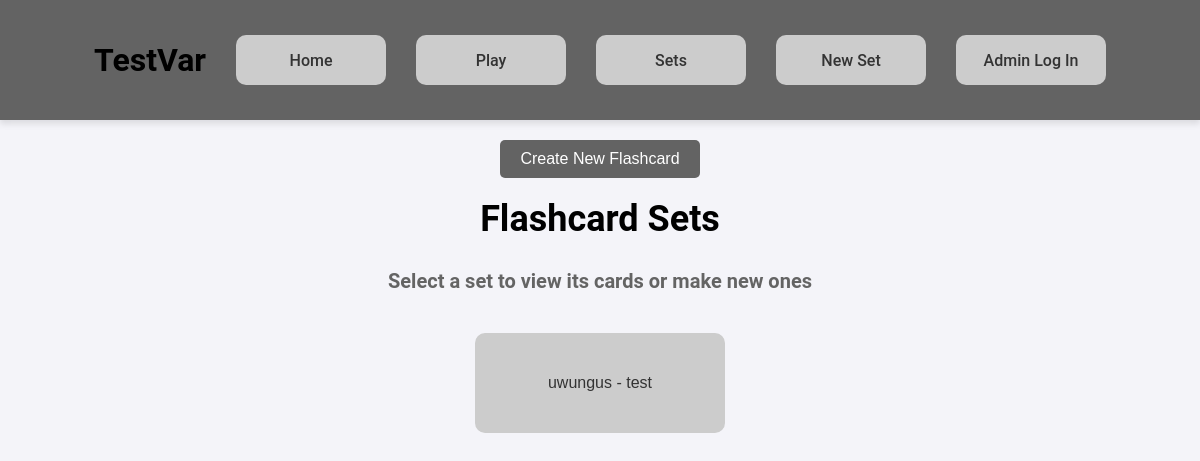
The app's page /sets/, older data.
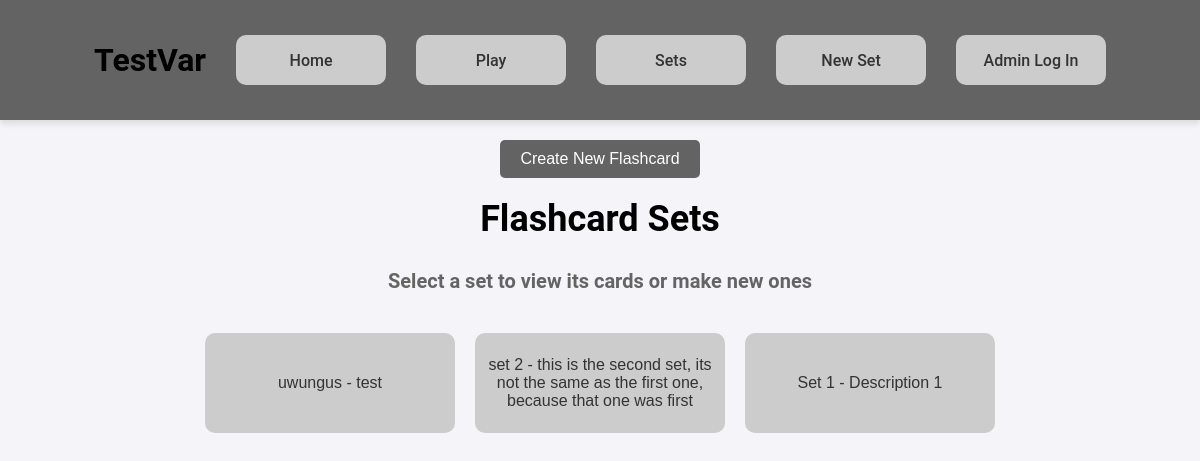
The same page, newer data.
### flashcards/models.py (models this page shows, shortened)
class FlashcardSet(models.Model):
    name = models.CharField(max_length=100)  # Name of the flashcard set
    description = models.TextField()  # Brief description of the set
    created_at = models.DateTimeField(default=now)  # Timestamp when created

### testvar/views.py (the view)
# urls.py: path('sets/', tvviews.flashcard_set_list, name='flashcard_set_list'),
def flashcard_set_list(request):
    flashcard_sets = FlashcardSet.objects.all() # Fetches all flashcard sets
    return render(request, 'flashcard_set_list.html', {'flashcard_sets': flashcard_sets})

### testvar/templates/flashcard_set_list.html (shortened to what this page needs)
{% load static %}
<!DOCTYPE html>
<html>
<head>
    <link rel="stylesheet" type="text/css" href="{% static 'css/flashcard_set_list.css' %}">
</head>
<body>
    <header>
        <h1>TestVar</h1>
        <nav>
            <ul>
                <li><a href="{% url 'index' %}">Home</a></li>
                <li><a href="{% url 'play_flashcard' %}">Play</a></li>
                <li><a href="{% url 'flashcard_set_list' %}">Sets</a></li>
                <li><a href="{% url 'new_set' %}">New Set</a></li>
                <li><a href="{% url 'admin:index' %}">Admin Log In</a></li>
            </ul>
        </nav>
    </header>
    <div class="create-flashcard-button-container">
        <button onclick="openNewFlashcardForm()">Create New Flashcard</button>
    </div>
    <div class="title-container">
        <h1>Flashcard Sets</h1><br>
        <h2>Select a set to view its cards or make new ones</h2>
    </div>
    <div class="flashcard-sets-container">
        {% if flashcard_sets %}
            <ul>
                {% for set in flashcard_sets %}
                    <li>
                        <button onclick="openModal('{{ set.id }}')">{{ set.name }} - {{ set.description }}</button>
                    </li>
                {% endfor %}
            </ul>
        {% else %}
            <p>No flashcard sets available.</p>
        {% endif %}
    </div>
</body>
</html>

### static/css/flashcard_set_list.css (style rules this page uses)
body { font-family: 'Roboto', sans-serif; background-color: #f4f4f9; margin: 0; padding: 0; box-sizing: border-box; }
header { background-color: #636363; color: white; padding: 20px; text-align: center; box-shadow: 0 4px 6px rgba(0, 0, 0, 0.1); display: flex; justify-content: center; align-items: center; height: 80px; }
nav ul { list-style-type: none; margin: 0; padding: 0; display: flex; justify-content: center; gap: 30px; }
nav ul li { display: inline-block; width: 150px; height: 50px; background-color: #ccc; border-radius: 10px; transition: background-color 0.3s ease; display: flex; justify-content: center; align-items: center; }
nav ul li a { display: flex; align-items: center; justify-content: center; color: #333; font-size: 16px; font-weight: 500; text-decoration: none; width: 100%; height: 100%; border-radius: 10px; }
h1 { margin-right: 30px; }
h1, h2 { font-family: 'Roboto', sans-serif; color: rgb(0, 0, 0); }
.title-container { text-align: center; margin-bottom: 20px; }
.title-container h1 { margin: 0; font-size: 36px; color: rgb(0, 0, 0); }
.title-container h2 { margin: 10px 0 0; font-size: 20px; color: rgb(100, 100, 100); }
.flashcard-sets-container { padding: 20px; }
.flashcard-sets-container ul { list-style-type: none; padding: 0; margin: 0; display: flex; flex-wrap: wrap; gap: 20px; justify-content: center; }
.flashcard-sets-container ul li { width: 250px; height: 100px; background-color: #ccc; border-radius: 10px; display: flex; justify-content: center; align-items: center; transition: background-color 0.3s ease; }
.flashcard-sets-container ul li button { width: 100%; height: 100%; background-color: transparent; border: none; font-size: 16px; font-weight: 500; color: #333; cursor: pointer; display: flex; justify-content: center; align-items: center; text-align: center; }
.create-flashcard-button-container { display: flex; justify-content: center; margin: 20px; }
.create-flashcard-button-container button { padding: 10px 20px; background-color: #636363; color: white; border: none; border-radius: 5px; font-size: 16px; cursor: pointer; transition: background-color 0.3s ease; }

Row changes from the older to the newer data that the page shows:
added FlashcardSet: name "set 2", description "this is the second set, its not the same as the first one, because that one was first"
added FlashcardSet: name "Set 1", description "Description 1"
